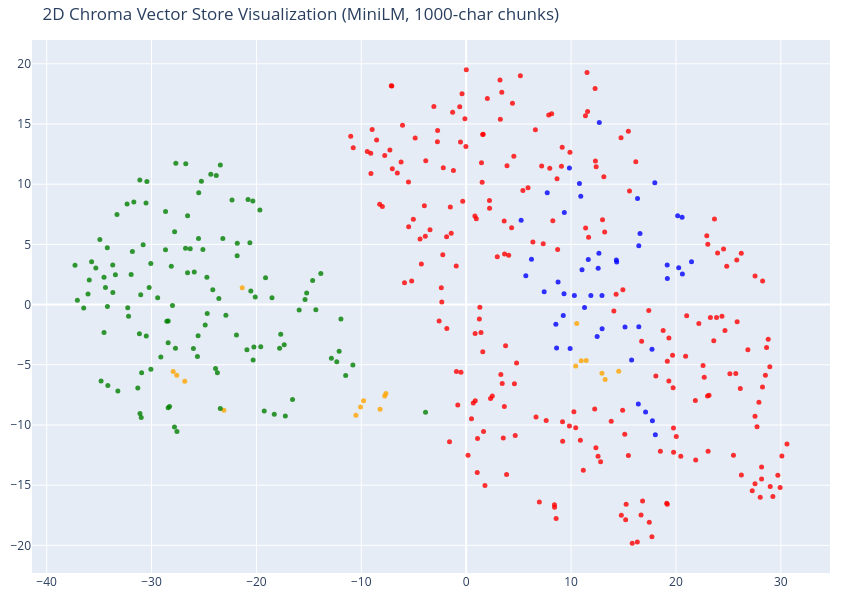

The cell this chart's notebook holds for it:
### Markdown cell above
### Part C: visualise

### Code cell
COLOURS = {"products": "blue", "employees": "green", "contracts": "red", "company": "orange"}


def plot_store(store, title, dims=2):
    data = store.everything()
    vectors = np.array(data["embeddings"])
    types = [m["type"] for m in data["metadatas"]]
    reduced = TSNE(n_components=dims, random_state=42).fit_transform(vectors)
    hover = [f"Type: {t}<br>Text: {d[:100]}..." for t, d in zip(types, data["documents"])]
    marker = dict(size=5 if dims == 2 else 4, color=[COLOURS[t] for t in types], opacity=0.8)
    if dims == 2:
        trace = go.Scatter(x=reduced[:, 0], y=reduced[:, 1], mode="markers", marker=marker, text=hover, hoverinfo="text")
    else:
        trace = go.Scatter3d(x=reduced[:, 0], y=reduced[:, 1], z=reduced[:, 2], mode="markers", marker=marker, text=hover, hoverinfo="text")
    fig = go.Figure(data=[trace])
    fig.update_layout(title=title, width=850, height=600, margin=dict(r=20, b=10, l=10, t=40))
    fig.show()


plot_store(store_day2, "2D Chroma Vector Store Visualization (MiniLM, 1000-char chunks)")

### Figure 1 — Plotly figure (JSON) as saved in the notebook; plotly's stock layout.template omitted (floating-point values rounded to 4 significant figures; data arrays with more than 128 entries replaced by an {"elided": "..."} marker saying what was removed)
{"data": [{"hoverinfo": "text", "marker": {"color": {"elided": "413 str values"}, "opacity": 0.8, "size": 5}, "mode": "markers", "text": {"elided": "413 str values"}, "type": "scatter", "x": {"elided": "413 float values"}, "y": {"elided": "413 float values"}}], "layout": {"height": 600, "margin": {"b": 10, "l": 10, "r": 20, "t": 40}, "title": {"text": "2D Chroma Vector Store Visualization (MiniLM, 1000-char chunks)"}, "width": 850}}
